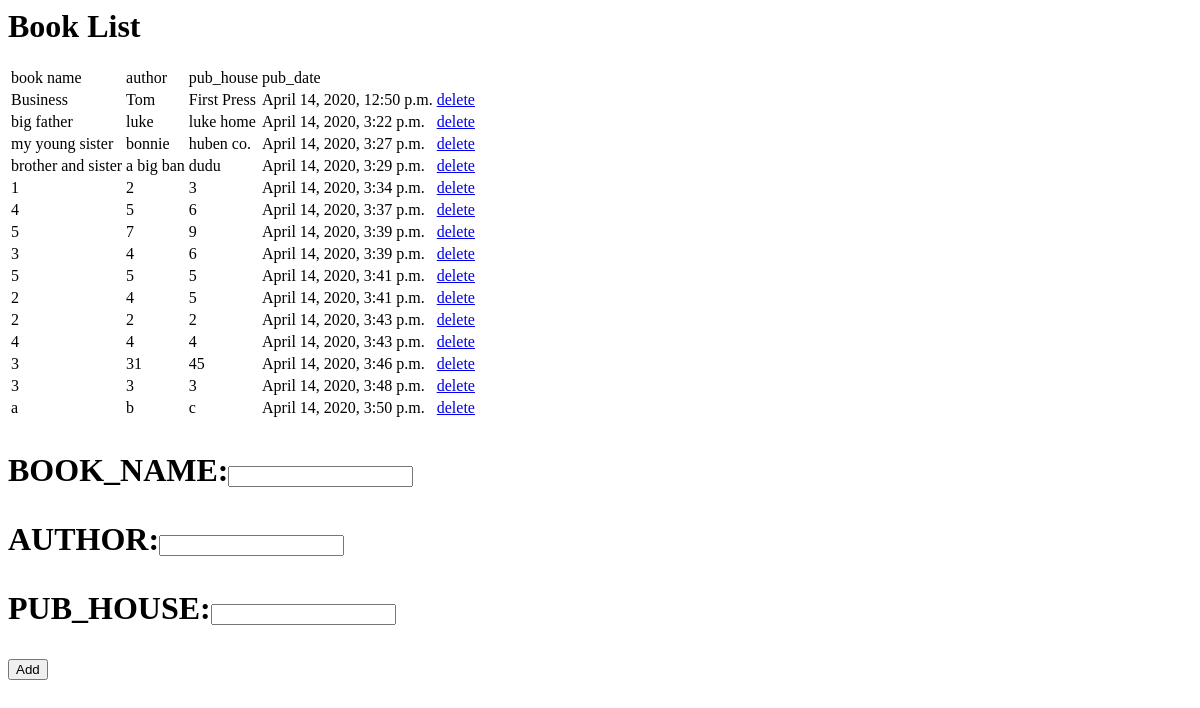
/lib/detail/, run on an earlier commit of the app's database.
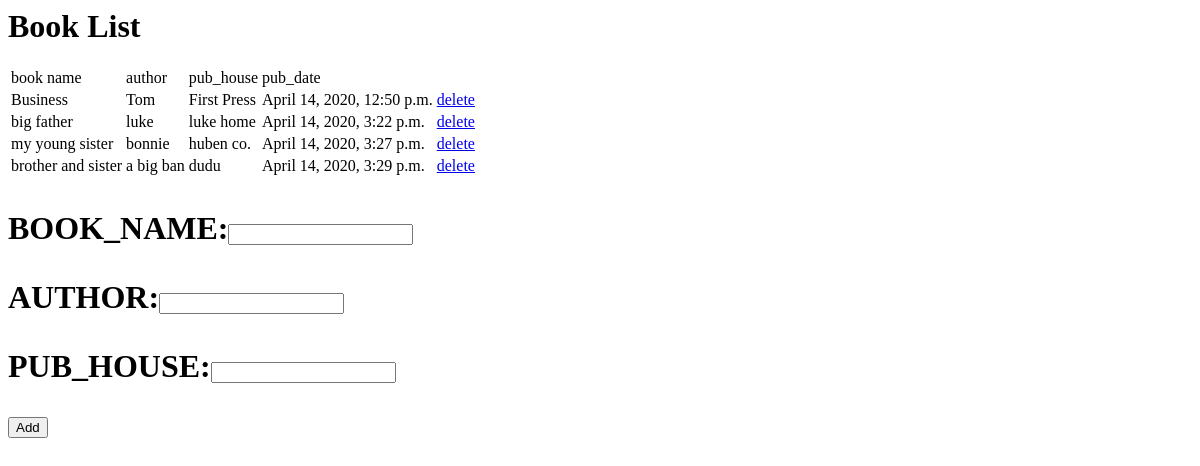
And on a later commit of the database.
### lib/models.py (models this page shows)
class Book(models.Model):
    name = models.CharField(max_length=200)
    author = models.CharField(max_length=100)
    pub_house = models.CharField(max_length=200)
    pub_date = models.DateTimeField('date published')

### lib/views.py (the view)
# urls.py: path("detail/", views.detail, name='detail'),
def detail(request):
    book_list = Book.objects.order_by('pub_date')
    context = {'book_list':book_list}
    return render(request, 'lib/detail.html', context)

### lib/templates/lib/detail.html (shortened to what this page needs)
<h1>Book List<h1>
<table>
    <tr>
        <td>book name</td>
        <td>author</td>
        <td>pub_house</td>
        <td>pub_date</td>
    </tr>
{% for book in book_list.all%}
    <tr>
        <td>{{book.name}}</td>
        <td>{{book.author}}</td>
        <td>{{book.pub_house}}</td>
        <td>{{book.pub_date}}</td>
        <td><a href="{%url 'lib:delBook' book.id%}">delete</a></td>
    </tr>
{%endfor%}
</table>
<form action="{% url 'lib:addBook' %}" method="post" name="addBook">
<p><span>BOOK_NAME:</span><input type="text" name="name"></p>
<p><sapn>AUTHOR:</span><input type="text" name="author"></p>
<p><span>PUB_HOUSE:</span><input type="text" name="pub_house"></p>
<input type="submit" value="Add">
</form>

What changed in the data, as far as the page shows it:
removed Book: name "1", author "2", pub_house "3", pub_date "April 14, 2020, 3:34 p.m."
removed Book: name "4", author "5", pub_house "6", pub_date "April 14, 2020, 3:37 p.m."
removed Book: name "5", author "7", pub_house "9", pub_date "April 14, 2020, 3:39 p.m."
removed Book: name "3", author "4", pub_house "6", pub_date "April 14, 2020, 3:39 p.m."
removed Book: name "5", author "5", pub_house "5", pub_date "April 14, 2020, 3:41 p.m."
removed Book: name "2", author "4", pub_house "5", pub_date "April 14, 2020, 3:41 p.m."
removed Book: name "2", author "2", pub_house "2", pub_date "April 14, 2020, 3:43 p.m."
removed Book: name "4", author "4", pub_house "4", pub_date "April 14, 2020, 3:43 p.m."
removed Book: name "3", author "31", pub_house "45", pub_date "April 14, 2020, 3:46 p.m."
removed Book: name "3", author "3", pub_house "3", pub_date "April 14, 2020, 3:48 p.m."
removed Book: name "a", author "b", pub_house "c", pub_date "April 14, 2020, 3:50 p.m."
